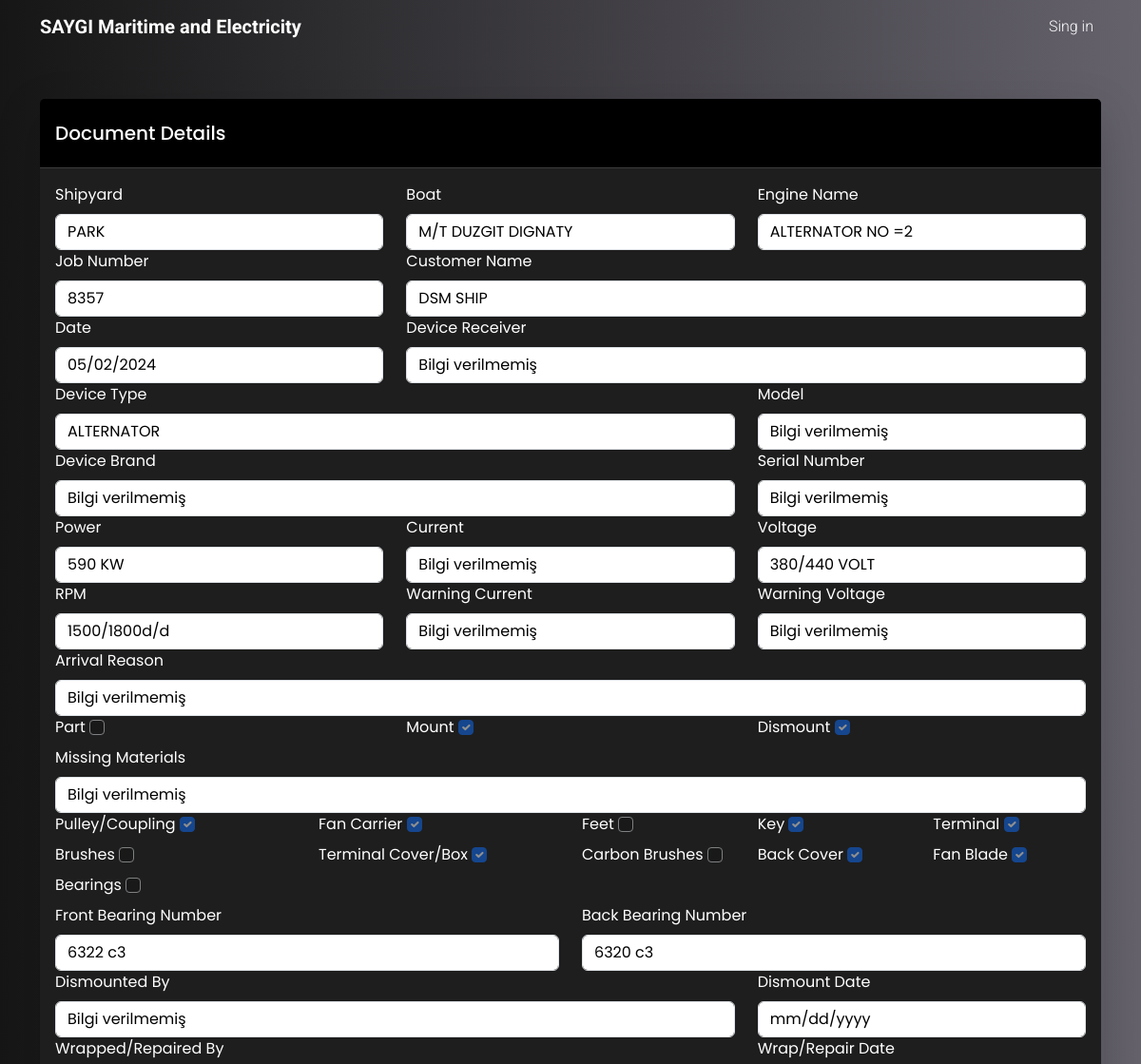
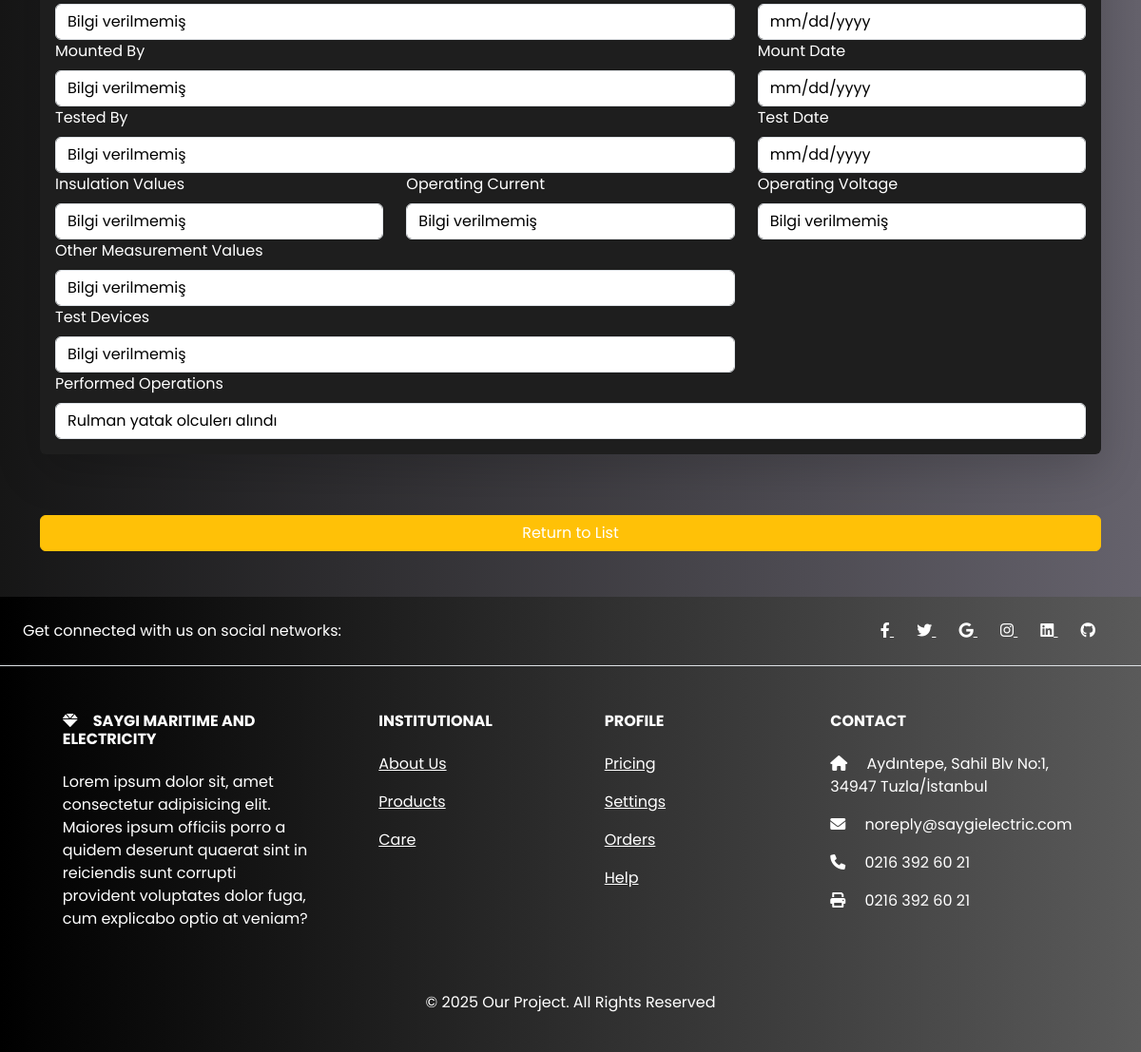
/document-view/1/, run on the app's committed database (2 pictures, top to bottom).
### jobs/models.py (models this page shows, shortened)
class Document(models.Model):
    shipyard = models.CharField(_("Shipyard"), max_length=255, null=True, blank=True)
    boat = models.CharField(_("Boat"), max_length=255, null=True, blank=True)
    engine_name = models.CharField(
        _("Engine Name"), max_length=255, null=True, blank=True
    )
    job_number = models.CharField(
        _("Job Number"), max_length=255, null=True, blank=True
    )
    customer_name = models.CharField(
        _("Customer Name"), max_length=255, null=True, blank=True
    )
    date = models.DateField(_("Date"), null=True, blank=True, default=date.today)
    device_receiver = models.CharField(
        _("Device Receiver"), max_length=255, null=True, blank=True
    )
    device_type = models.CharField(
        _("Device Type"), max_length=255, null=True, blank=True
    )
    model = models.CharField(_("Model"), max_length=255, null=True, blank=True)
    device_brand = models.CharField(
        _("Device Brand"), max_length=255, null=True, blank=True
    )
    serial_number = models.CharField(
        _("Serial Number"), max_length=255, null=True, blank=True
    )
    power = models.CharField(_("Power"), max_length=255, null=True, blank=True)
    current = models.CharField(_("Current"), max_length=255, null=True, blank=True)
    voltage = models.CharField(_("Voltage"), max_length=255, null=True, blank=True)
    rpm = models.CharField(_("RPM"), max_length=255, null=True, blank=True)
    warning_current = models.CharField(
        _("Warning Current"), max_length=255, null=True, blank=True
    )
    warning_voltage = models.CharField(
        _("Warning Voltage"), max_length=255, null=True, blank=True
    )
    arrival_reason = models.CharField(
        _("Arrival Reason"), max_length=255, null=True, blank=True
    )
    part = models.BooleanField(_("Part"), null=True, blank=True)
    missing_materials = models.CharField(
        _("Missing Materials"), max_length=255, null=True, blank=True
    )
    mount = models.BooleanField(_("Mount"), null=True, blank=True)
    dismount = models.BooleanField(_("Dismount"), null=True, blank=True)
    pulley_coupling = models.BooleanField(_("Pulley/Coupling"), null=True, blank=True)
    fan_carrier = models.BooleanField(_("Fan Carrier"), null=True, blank=True)
    feet = models.BooleanField(_("Feet"), null=True, blank=True)
    key = models.BooleanField(_("Key"), null=True, blank=True)
    terminal = models.BooleanField(_("Terminal"), null=True, blank=True)
    brushes = models.BooleanField(_("Brushes"), null=True, blank=True)
    front_cover = models.BooleanField(_("Front Cover"), null=True, blank=True)
    terminal_cover_box = models.BooleanField(
        _("Terminal Cover/Box"), null=True, blank=True
    )
    carbon_brushes = models.BooleanField(_("Carbon Brushes"), null=True, blank=True)
    back_cover = models.BooleanField(_("Back Cover"), null=True, blank=True)
    fan_blade = models.BooleanField(_("Fan Blade"), null=True, blank=True)
    bearings = models.BooleanField(_("Bearings"), null=True, blank=True)
    front_bearing_number = models.CharField(
        _("Front Bearing Number"), max_length=255, null=True, blank=True
    )
    back_bearing_number = models.CharField(
        _("Back Bearing Number"), max_length=255, null=True, blank=True
    )
    dismounted_by = models.CharField(
        _("Dismounted By"), max_length=255, null=True, blank=True
    )
    dismount_date = models.DateField(_("Dismount Date"), null=True, blank=True)
    wrapped_repaired_by = models.CharField(
        _("Wrapped/Repaired By"), max_length=255, null=True, blank=True
    )
    wrap_repair_date = models.DateField(_("Wrap/Repair Date"), null=True, blank=True)
    mounted_by = models.CharField(
        _("Mounted By"), max_length=255, null=True, blank=True
    )
    mount_date = models.DateField(_("Mount Date"), null=True, blank=True)
    tested_by = models.CharField(_("Tested By"), max_length=255, null=True, blank=True)
    test_date = models.DateField(_("Test Date"), null=True, blank=True)
    insulation_values = models.CharField(_("Insulation Values"), max_length=25)
    operating_current = models.CharField(
        _("Operating Current"), max_length=255, null=True, blank=True
    )
    operating_voltage = models.CharField(
        _("Operating Voltage"), max_length=255, null=True, blank=True
    )
    other_measurement_values = models.CharField(
        _("Other Measurement Values"), max_length=255, null=True, blank=True
    )
    test_devices = models.CharField(
        _("Test Devices"), max_length=255, null=True, blank=True
    )
    performed_operations = models.TextField(_("Performed Operations"), max_length=255)
    created_at = models.DateTimeField(auto_now_add=True)

### jobs/views.py (the view)
# urls.py: path("document-view/<int:id>/", views.document_view, name="document_view"),
def document_view(request, id):
    document = Document.objects.get(id=id)
    fields = get_document_fields(document)
    context = {
        "document": document,
        "fields": fields,
    }
    return render(request, "care/detail.html", context)

### jobs/templates/care/detail.html (shortened to what this page needs)
{% extends "base.html" %}
{% load i18n %}
{% load static %}
{% block content %}
    <div class="container mt-5">
        <div class="row justify-content-center">
            <div class="col-md-12">
                <div class="card border-0 shadow-lg">
                    <div class="card-header bg-black text-white">
                        <h5 class="m-3 ms-0">{% trans "Document Details" %}</h5>
                    </div>
                    <div class="card-body">
                        <div class="row">
                            {% for field in fields %}
                                <div class="col-{{ field.size }}">
                                    <label for="{{ field.name }}" class="form-label">{{ field.label }}</label>
                                    {% if field.type == 'checkbox' %}
                                        <input type="checkbox"
                                               name="{{ field.name }}"
                                               value="true"
                                               {% if field.value %}checked{% endif %}
                                               class="form-check-input"
                                               disabled>
                                    {% elif field.type == 'text' %}
                                        <input type="text"
                                               name="{{ field.name }}"
                                               value="{{ field.value }}"
                                               class="form-control"
                                               disabled>
                                    {% elif field.type == 'date' %}
                                        <input type="date"
                                               name="{{ field.name }}"
                                               value="{{ field.value|date:'Y-m-d' }}"
                                               class="form-control"
                                               disabled>
                                    {% endif %}
                                </div>
                            {% endfor %}
                        </div>
                    </div>
                </div>
                <div class="text-center mt-3">
                    <a href="{% url 'document_list' %}" class="btn btn-warning w-100 my-5">{% trans "Return to List" %}</a>
                </div>
            </div>
        </div>
    </div>
{% endblock content %}

### jobs/static/css/style.css (style rules this page uses)
body { background:linear-gradient(to right, #161616, #65626c) !important; color: #ffffff !important; }
:root { --bs-font-sans-serif: 'Poppins', sans-serif !important; --bs-emphasis-color-rgb: 255, 255, 255 !important; --bs-body-color: #ffffff !important; --bs-secondary-color:rgb(197 197 197 / 75%) !important; --bs-secondary-rgb: 243, 188, 43 !important; --bs-link-color-rgb: 255, 255, 255; --bs-body-bg: #161616 !important; --bs-dark-rgb: 22, 22, 22 !important; --bs-light-rgb: 255, 255, 255 !important; --bs-primary-rgb: 13, 110, 253 !important; --bs-secondary-rgb: 243, 188, 43 !important; --bs-success-rgb: 25, 135, 84 !important; --bs-info-rgb: 13, 202, 240 !important; --bs-warning-rgb: 255, 193, 7 !important; --bs-danger-rgb: 220, 53, 69 !important; }
* { color: #ffffff !important; }
.card { background-color: #1e1e1e !important; border-color: #2d2d2d !important; color: #ffffff !important; }
.card-header { background-color: #2d2d2d !important; border-bottom-color: #3d3d3d !important; color: #ffffff !important; }
.card-body { color: #ffffff !important; }
.form-control { background-color: #ffffff !important; border-color: #dee2e6 !important; color: #000000 !important; }
.form-label { color: #000000 !important; }
a { color: #ffffff !important; }
.btn { color: #ffffff !important; }
::placeholder { color: #ffffff !important; opacity: 0.7; }
.form-label { color: white !important; }

### data on the page
Document: shipyard "PARK" "M/T DUZGIT DIGNATY" "ALTERNATOR NO =2" "8357" "DSM SHIP" "Bilgi verilmemiş" "ALTERNATOR" "Bilgi verilmemiş" "Bilgi verilmemiş" "Bilgi verilmemiş" "590 KW" "Bilgi verilmemiş" "380/440 VOLT" "1500/1800d/d" "Bilgi verilmemiş" "Bilgi verilmemiş" "Bilgi verilmemiş" "Bilgi verilmemiş" "6322 c3" "6320 c3" "Bilgi verilmemiş" "Bilgi verilmemiş" "Bilgi verilmemiş" "Bilgi verilmemiş" "Bilgi verilmemiş" "Bilgi verilmemiş" "Bilgi verilmemiş" "Bilgi verilmemiş" "Bilgi verilmemiş" "Rulman yatak olculerı alındı", date "05/02/2024", dismount "☑"

### other printed values
{{ field.label }} "Shipyard" "Boat" "Engine Name" "Job Number" "Customer Name" "Date" "Device Receiver" "Device Type" "Model" "Device Brand" "Serial Number" "Power" "Current" "Voltage" "RPM" "Warning Current" "Warning Voltage" "Arrival Reason" "Part" "Mount" "Dismount" "Missing Materials" "Pulley/Coupling" "Fan Carrier" "Feet" "Key" "Terminal" "Brushes" "Terminal Cover/Box" "Carbon Brushes" "Back Cover" "Fan Blade" "Bearings" "Front Bearing Number" "Back Bearing Number" "Dismounted By" "Dismount Date" "Wrapped/Repaired By" "Wrap/Repair Date" "Mounted By" "Mount Date" "Tested By" "Test Date" "Insulation Values" "Operating Current" "Operating Voltage" "Other Measurement Values" "Test Devices" "Performed Operations"
